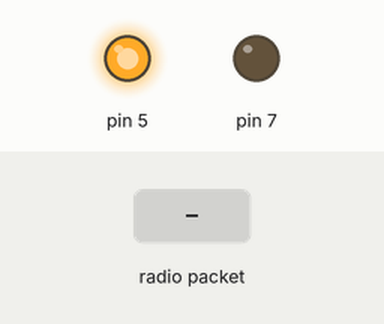
Recording of a sketch running on a simulated Arduino Uno, built with avr-gcc and run on an emulated ATmega328P. Shown: output pins drawn as LEDs (lit = HIGH). Dashed ring = blinking. The test bench sets the inputs (shaded band). No radio packets arrive unless stated.

Above: at 1.2 s.
1.3 s: radio packet "1" arrives
At 1.4 s:
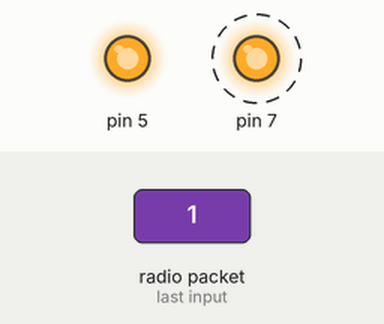
4.3 s: radio packet "0" arrives
At 5.4 s:
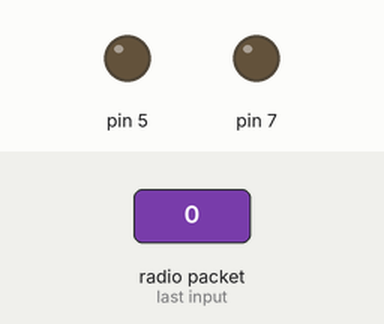
Timing chart, 0 to 7.3 s (numbered marks = the images above; inputs shaded):
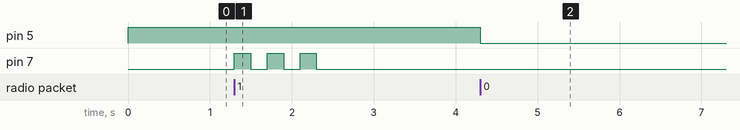

Measured:
- after the input at 1.3 s, pin 7: alternates HIGH for 0.20 s and LOW for 0.20 s, 6 changes in all, then stays LOW, starting at once
- after the input at 4.3 s, pin 5: HIGH → LOW at once

The sketch:

RX.ino
```cpp
// (licence header left out)
#include <LowPower.h>
#include <VirtualWire.h>

void setup()

{

  vw_set_rx_pin(11);
  vw_setup(4000);  // Bits per sec
  pinMode(7, OUTPUT);
  pinMode(5, OUTPUT);

  vw_rx_start();       // Start the receiver PLL running

}


void loop()

{


  digitalWrite(5, 1);

  uint8_t buf[VW_MAX_MESSAGE_LEN];
  uint8_t buflen = VW_MAX_MESSAGE_LEN;

  if (vw_get_message(buf, &buflen)) // Non-blocking

    if (buf[0] == '1')

    {
      // flash led 3 times then delay 1 second and repeat
      digitalWrite(7, 1);
      delay(200);
      digitalWrite(7, 0);
      delay(200);
      digitalWrite(7, 1);
      delay(200);
      digitalWrite(7, 0);
      delay(200);
      digitalWrite(7, 1);
      delay(200);
      digitalWrite(7, 0);
      delay(1000);


    }

  // if receiving '0' meaning garage door is closed turn off receiver and enter sleep mode for 64 seconds

    else if (buf[0] == '0') {
      digitalWrite(7, 0);
      digitalWrite(5, 0);


      // Enter power down state for 8 s with ADC and BOD module disabled

      LowPower.powerDown(SLEEP_8S, ADC_OFF, BOD_OFF);
      LowPower.powerDown(SLEEP_8S, ADC_OFF, BOD_OFF);
      LowPower.powerDown(SLEEP_8S, ADC_OFF, BOD_OFF);
      LowPower.powerDown(SLEEP_8S, ADC_OFF, BOD_OFF);
      LowPower.powerDown(SLEEP_8S, ADC_OFF, BOD_OFF);
      LowPower.powerDown(SLEEP_8S, ADC_OFF, BOD_OFF);
      LowPower.powerDown(SLEEP_8S, ADC_OFF, BOD_OFF);
      LowPower.powerDown(SLEEP_8S, ADC_OFF, BOD_OFF);
      LowPower.powerDown(SLEEP_8S, ADC_OFF, BOD_OFF);
      LowPower.powerDown(SLEEP_8S, ADC_OFF, BOD_OFF);
      LowPower.powerDown(SLEEP_8S, ADC_OFF, BOD_OFF);
      LowPower.powerDown(SLEEP_8S, ADC_OFF, BOD_OFF);
      LowPower.powerDown(SLEEP_8S, ADC_OFF, BOD_OFF);
      LowPower.powerDown(SLEEP_8S, ADC_OFF, BOD_OFF);
      LowPower.powerDown(SLEEP_8S, ADC_OFF, BOD_OFF);
      LowPower.powerDown(SLEEP_8S, ADC_OFF, BOD_OFF);
      LowPower.powerDown(SLEEP_8S, ADC_OFF, BOD_OFF);
      LowPower.powerDown(SLEEP_8S, ADC_OFF, BOD_OFF);
      LowPower.powerDown(SLEEP_8S, ADC_OFF, BOD_OFF);
      LowPower.powerDown(SLEEP_8S, ADC_OFF, BOD_OFF);
      LowPower.powerDown(SLEEP_8S, ADC_OFF, BOD_OFF);
      LowPower.powerDown(SLEEP_8S, ADC_OFF, BOD_OFF);
      LowPower.powerDown(SLEEP_8S, ADC_OFF, BOD_OFF);
      LowPower.powerDown(SLEEP_8S, ADC_OFF, BOD_OFF);
      LowPower.powerDown(SLEEP_8S, ADC_OFF, BOD_OFF);
      LowPower.powerDown(SLEEP_8S, ADC_OFF, BOD_OFF);
      LowPower.powerDown(SLEEP_8S, ADC_OFF, BOD_OFF);
      LowPower.powerDown(SLEEP_8S, ADC_OFF, BOD_OFF);
      LowPower.powerDown(SLEEP_8S, ADC_OFF, BOD_OFF);
      LowPower.powerDown(SLEEP_8S, ADC_OFF, BOD_OFF);
      LowPower.powerDown(SLEEP_8S, ADC_OFF, BOD_OFF);
      LowPower.powerDown(SLEEP_8S, ADC_OFF, BOD_OFF);
      LowPower.powerDown(SLEEP_8S, ADC_OFF, BOD_OFF);
      LowPower.powerDown(SLEEP_8S, ADC_OFF, BOD_OFF);
      LowPower.powerDown(SLEEP_8S, ADC_OFF, BOD_OFF);
      LowPower.powerDown(SLEEP_8S, ADC_OFF, BOD_OFF);
      LowPower.powerDown(SLEEP_8S, ADC_OFF, BOD_OFF);
      LowPower.powerDown(SLEEP_8S, ADC_OFF, BOD_OFF);
      LowPower.powerDown(SLEEP_8S, ADC_OFF, BOD_OFF);
      LowPower.powerDown(SLEEP_8S, ADC_OFF, BOD_OFF);
      LowPower.powerDown(SLEEP_8S, ADC_OFF, BOD_OFF);
      LowPower.powerDown(SLEEP_8S, ADC_OFF, BOD_OFF);
      LowPower.powerDown(SLEEP_8S, ADC_OFF, BOD_OFF);
      LowPower.powerDown(SLEEP_8S, ADC_OFF, BOD_OFF);
      LowPower.powerDown(SLEEP_8S, ADC_OFF, BOD_OFF);
      LowPower.powerDown(SLEEP_8S, ADC_OFF, BOD_OFF);
      LowPower.powerDown(SLEEP_8S, ADC_OFF, BOD_OFF);
      LowPower.powerDown(SLEEP_8S, ADC_OFF, BOD_OFF);
      LowPower.powerDown(SLEEP_8S, ADC_OFF, BOD_OFF);
      LowPower.powerDown(SLEEP_8S, ADC_OFF, BOD_OFF);
      LowPower.powerDown(SLEEP_8S, ADC_OFF, BOD_OFF);
      LowPower.powerDown(SLEEP_8S, ADC_OFF, BOD_OFF);
      LowPower.powerDown(SLEEP_8S, ADC_OFF, BOD_OFF);
      LowPower.powerDown(SLEEP_8S, ADC_OFF, BOD_OFF);
      LowPower.powerDown(SLEEP_8S, ADC_OFF, BOD_OFF);
      LowPower.powerDown(SLEEP_8S, ADC_OFF, BOD_OFF);
      LowPower.powerDown(SLEEP_8S, ADC_OFF, BOD_OFF);
      LowPower.powerDown(SLEEP_8S, ADC_OFF, BOD_OFF);
      LowPower.powerDown(SLEEP_8S, ADC_OFF, BOD_OFF);
      LowPower.powerDown(SLEEP_8S, ADC_OFF, BOD_OFF);
      LowPower.powerDown(SLEEP_8S, ADC_OFF, BOD_OFF);
      LowPower.powerDown(SLEEP_8S, ADC_OFF, BOD_OFF);
      LowPower.powerDown(SLEEP_8S, ADC_OFF, BOD_OFF);
      LowPower.powerDown(SLEEP_8S, ADC_OFF, BOD_OFF);
      LowPower.powerDown(SLEEP_8S, ADC_OFF, BOD_OFF);
      LowPower.powerDown(SLEEP_8S, ADC_OFF, BOD_OFF);
      LowPower.powerDown(SLEEP_8S, ADC_OFF, BOD_OFF);
      LowPower.powerDown(SLEEP_8S, ADC_OFF, BOD_OFF);
      LowPower.powerDown(SLEEP_8S, ADC_OFF, BOD_OFF);
      LowPower.powerDown(SLEEP_8S, ADC_OFF, BOD_OFF);
      LowPower.powerDown(SLEEP_8S, ADC_OFF, BOD_OFF);
      LowPower.powerDown(SLEEP_8S, ADC_OFF, BOD_OFF);
      LowPower.powerDown(SLEEP_8S, ADC_OFF, BOD_OFF);
      LowPower.powerDown(SLEEP_8S, ADC_OFF, BOD_OFF);
      LowPower.powerDown(SLEEP_8S, ADC_OFF, BOD_OFF);
      LowPower.powerDown(SLEEP_8S, ADC_OFF, BOD_OFF);
      LowPower.powerDown(SLEEP_8S, ADC_OFF, BOD_OFF);
      LowPower.powerDown(SLEEP_8S, ADC_OFF, BOD_OFF);
      LowPower.powerDown(SLEEP_8S, ADC_OFF, BOD_OFF);
      LowPower.powerDown(SLEEP_8S, ADC_OFF, BOD_OFF);

      // you can add more lines, each line will put the arduino into a 8 second sleep (8 seconds is the longest the watchdog can sleep for)
    }


}
```
